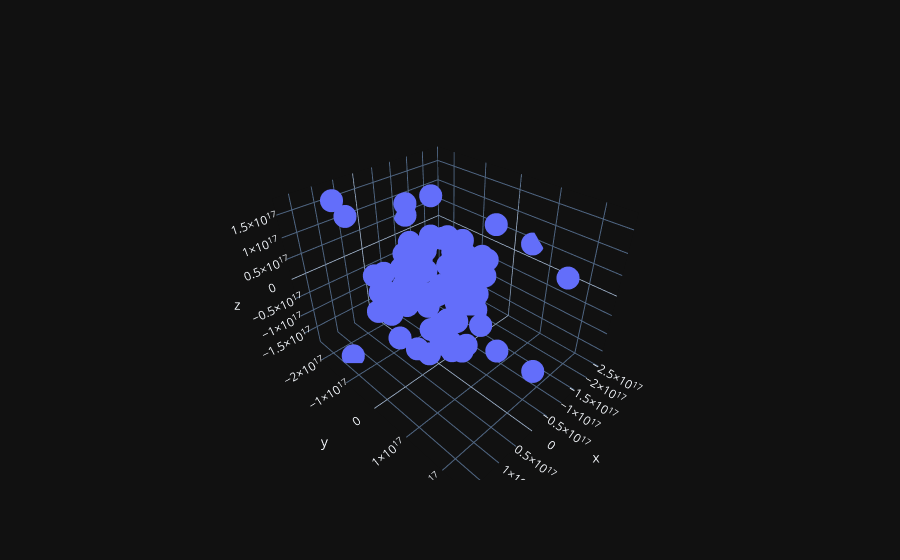
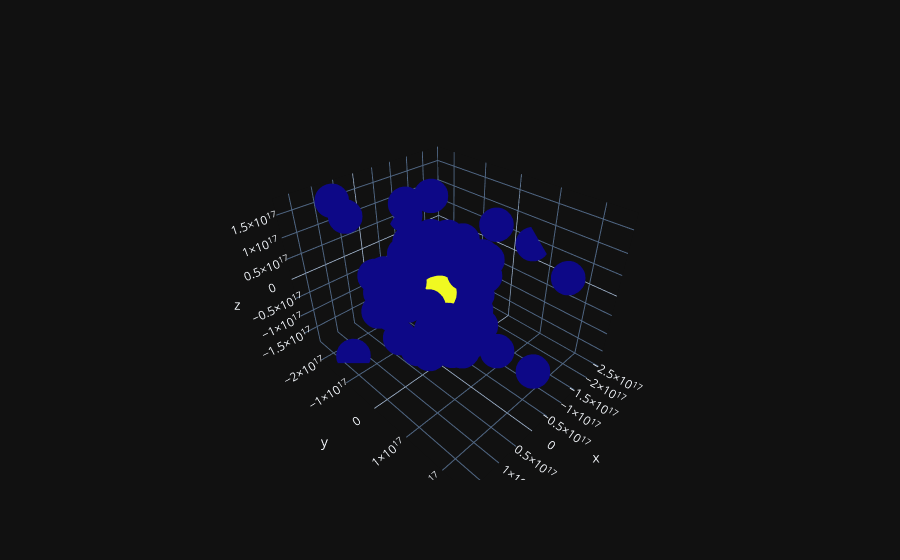

Source (notebook cell) for these figures, in order:
### Code cell
#main code
import pandas as pd
from sgp4.api import Satrec
from sgp4 import omm
import numpy as np
import matplotlib.pyplot as plt
%matplotlib notebook
from mpl_toolkits.mplot3d import Axes3D
from sklearn.cluster import DBSCAN
import plotly.graph_objects as go

data_satellites = pd.read_csv('Data/db.csv')

with open('Data/db.csv') as f:
        lines = omm.parse_csv(f)
        fields = [field for field in lines]

R = []

for i in range(156):
    field = fields[i]
    sat = Satrec()
    satellite = omm.initialize(sat, field)
    jd, fr = 2461833.5, 0.8473379629629629
    e, r, v = sat.sgp4(jd, fr)
    R.append(r)
    
data_satellite = np.array(R)
data_satellite = data_satellite[~np.isnan(data_satellite).any(axis=1)]

fig = go.Figure(data=[go.Scatter3d(x=data_satellite[:,0], y=data_satellite[:,1], z=data_satellite[:,2],
                                   mode='markers')])
fig.show()



model = DBSCAN(eps=4000000000000000, min_samples=2)
model.fit_predict(data_satellite)
pred = model.fit_predict(data_satellite)

fig = go.Figure(data=[go.Scatter3d(x=data_satellite[:,0], y=data_satellite[:,1], z=data_satellite[:,2],
                                   mode='markers', marker={"size":12, "color":pred})])

fig.show()

print("number of cluster found: {}".format(len(set(model.labels_))))
print('cluster for each point: ', model.labels_)

### Figure 1 — Plotly figure (JSON) as saved in the notebook; plotly's stock layout.template omitted (floating-point values rounded to 4 significant figures; data arrays with more than 128 entries replaced by an {"elided": "..."} marker saying what was removed)
{"data": [{"mode": "markers", "x": {"elided": "145 float values"}, "y": {"elided": "145 float values"}, "z": {"elided": "145 float values"}, "type": "scatter3d"}], "layout": {}}

### Figure 2 — Plotly figure (JSON) as saved in the notebook; plotly's stock layout.template omitted (floating-point values rounded to 4 significant figures; data arrays with more than 128 entries replaced by an {"elided": "..."} marker saying what was removed)
{"data": [{"marker": {"color": {"elided": "145 int values"}, "size": 12}, "mode": "markers", "x": {"elided": "145 float values"}, "y": {"elided": "145 float values"}, "z": {"elided": "145 float values"}, "type": "scatter3d"}], "layout": {}}
